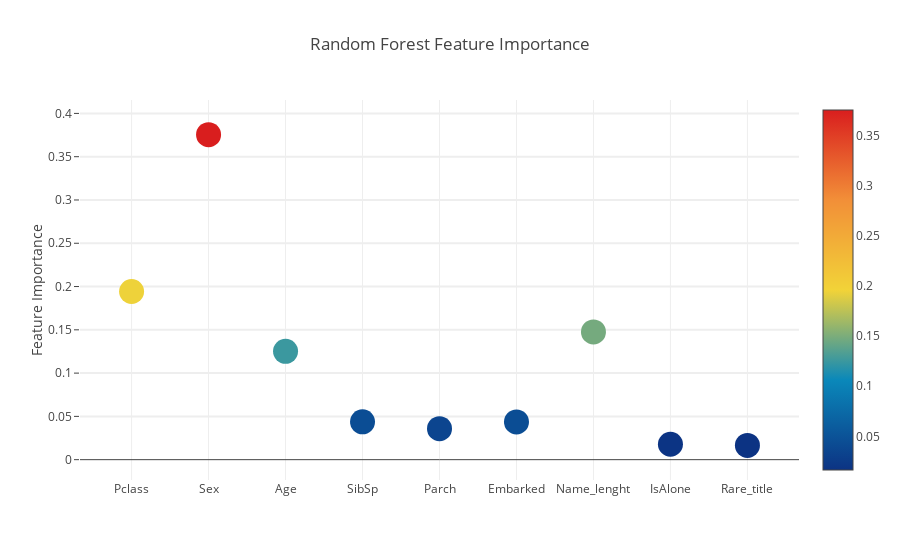
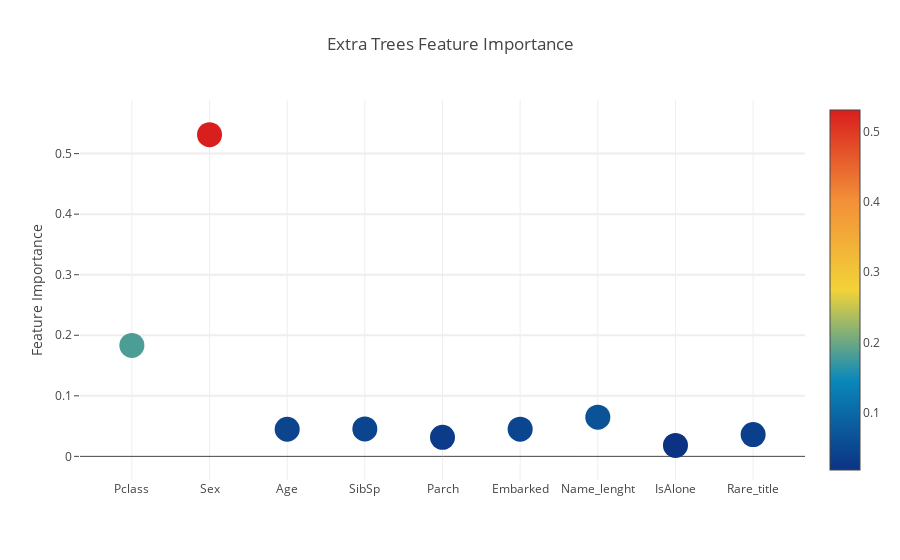
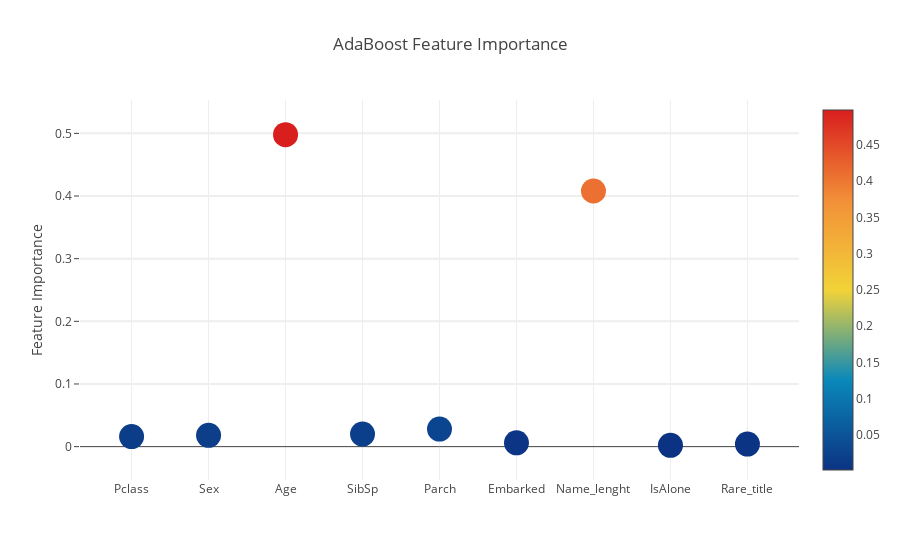
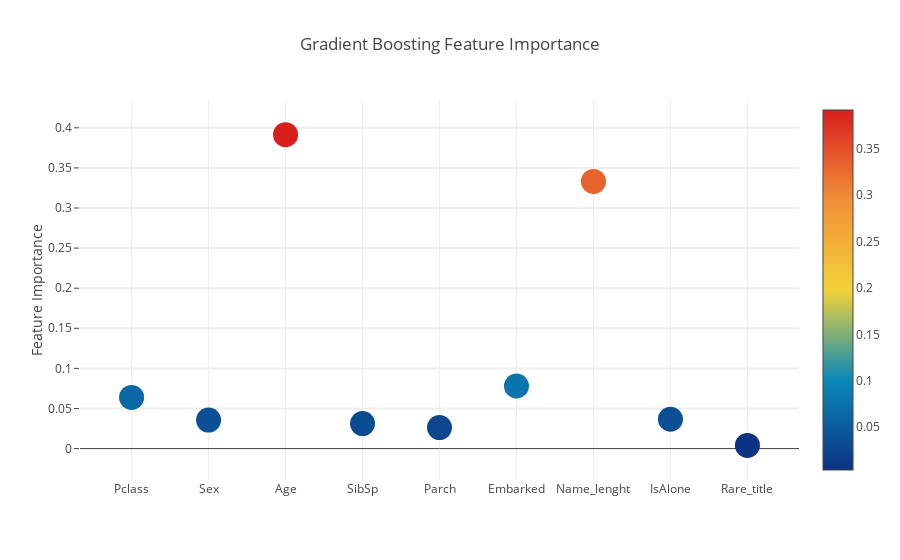

The code cell stored with these charts, in order, in its notebook:
### Markdown cell above
### Interactive feature importances via Plotly scatterplots

### Code cell
# Scatter plot 
trace = go.Scatter(
    y = feature_dataframe['Random Forest feature importances'].values,
    x = feature_dataframe['features'].values,
    mode='markers',
    marker=dict(
        sizemode = 'diameter',
        sizeref = 1,
        size = 25,
#       size= feature_dataframe['AdaBoost feature importances'].values,
        #color = np.random.randn(500), #set color equal to a variable
        color = feature_dataframe['Random Forest feature importances'].values,
        colorscale='Portland',
        showscale=True
    ),
    text = feature_dataframe['features'].values
)
data = [trace]

layout= go.Layout(
    autosize= True,
    title= 'Random Forest Feature Importance',
    hovermode= 'closest',
#     xaxis= dict(
#         title= 'Pop',
#         ticklen= 5,
#         zeroline= False,
#         gridwidth= 2,
#     ),
    yaxis=dict(
        title= 'Feature Importance',
        ticklen= 5,
        gridwidth= 2
    ),
    showlegend= False
)
fig = go.Figure(data=data, layout=layout)
py.iplot(fig,filename='scatter2010')

# Scatter plot 
trace = go.Scatter(
    y = feature_dataframe['Extra Trees  feature importances'].values,
    x = feature_dataframe['features'].values,
    mode='markers',
    marker=dict(
        sizemode = 'diameter',
        sizeref = 1,
        size = 25,
#       size= feature_dataframe['AdaBoost feature importances'].values,
        #color = np.random.randn(500), #set color equal to a variable
        color = feature_dataframe['Extra Trees  feature importances'].values,
        colorscale='Portland',
        showscale=True
    ),
    text = feature_dataframe['features'].values
)
data = [trace]

layout= go.Layout(
    autosize= True,
    title= 'Extra Trees Feature Importance',
    hovermode= 'closest',
#     xaxis= dict(
#         title= 'Pop',
#         ticklen= 5,
#         zeroline= False,
#         gridwidth= 2,
#     ),
    yaxis=dict(
        title= 'Feature Importance',
        ticklen= 5,
        gridwidth= 2
    ),
    showlegend= False
)
fig = go.Figure(data=data, layout=layout)
py.iplot(fig,filename='scatter2010')

# Scatter plot 
trace = go.Scatter(
    y = feature_dataframe['AdaBoost feature importances'].values,
    x = feature_dataframe['features'].values,
    mode='markers',
    marker=dict(
        sizemode = 'diameter',
        sizeref = 1,
        size = 25,
#       size= feature_dataframe['AdaBoost feature importances'].values,
        #color = np.random.randn(500), #set color equal to a variable
        color = feature_dataframe['AdaBoost feature importances'].values,
        colorscale='Portland',
        showscale=True
    ),
    text = feature_dataframe['features'].values
)
data = [trace]

layout= go.Layout(
    autosize= True,
    title= 'AdaBoost Feature Importance',
    hovermode= 'closest',
#     xaxis= dict(
#         title= 'Pop',
#         ticklen= 5,
#         zeroline= False,
#         gridwidth= 2,
#     ),
    yaxis=dict(
        title= 'Feature Importance',
        ticklen= 5,
        gridwidth= 2
    ),
    showlegend= False
)
fig = go.Figure(data=data, layout=layout)
py.iplot(fig,filename='scatter2010')

# Scatter plot 
trace = go.Scatter(
    y = feature_dataframe['Gradient Boost feature importances'].values,
    x = feature_dataframe['features'].values,
    mode='markers',
    marker=dict(
        sizemode = 'diameter',
        sizeref = 1,
        size = 25,
#       size= feature_dataframe['AdaBoost feature importances'].values,
        #color = np.random.randn(500), #set color equal to a variable
        color = feature_dataframe['Gradient Boost feature importances'].values,
        colorscale='Portland',
        showscale=True
    ),
    text = feature_dataframe['features'].values
)
data = [trace]

layout= go.Layout(
    autosize= True,
    title= 'Gradient Boosting Feature Importance',
    hovermode= 'closest',
#     xaxis= dict(
#         title= 'Pop',
#         ticklen= 5,
#         zeroline= False,
#         gridwidth= 2,
#     ),
    yaxis=dict(
        title= 'Feature Importance',
        ticklen= 5,
        gridwidth= 2
    ),
    showlegend= False
)
fig = go.Figure(data=data, layout=layout)
py.iplot(fig,filename='scatter2010')

### Figure 1 — Plotly figure (JSON) as saved in the notebook; plotly's stock layout.template omitted (floating-point values rounded to 4 significant figures)
{"data": [{"marker": {"color": [0.1943, 0.3755, 0.1251, 0.04376, 0.03583, 0.04366, 0.1475, 0.0178, 0.01652], "colorscale": "Portland", "showscale": true, "size": 25, "sizemode": "diameter", "sizeref": 1}, "mode": "markers", "text": ["Pclass", "Sex", "Age", "SibSp", "Parch", "Embarked", "Name_lenght", "IsAlone", "Rare_title"], "type": "scatter", "x": ["Pclass", "Sex", "Age", "SibSp", "Parch", "Embarked", "Name_lenght", "IsAlone", "Rare_title"], "y": [0.1943, 0.3755, 0.1251, 0.04376, 0.03583, 0.04366, 0.1475, 0.0178, 0.01652]}], "layout": {"autosize": true, "hovermode": "closest", "showlegend": false, "title": "Random Forest Feature Importance", "yaxis": {"gridwidth": 2, "ticklen": 5, "title": "Feature Importance"}}}

### Figure 2 — Plotly figure (JSON) as saved in the notebook; plotly's stock layout.template omitted (floating-point values rounded to 4 significant figures)
{"data": [{"marker": {"color": [0.1832, 0.5314, 0.04479, 0.0454, 0.03143, 0.04499, 0.0647, 0.01816, 0.03598], "colorscale": "Portland", "showscale": true, "size": 25, "sizemode": "diameter", "sizeref": 1}, "mode": "markers", "text": ["Pclass", "Sex", "Age", "SibSp", "Parch", "Embarked", "Name_lenght", "IsAlone", "Rare_title"], "type": "scatter", "x": ["Pclass", "Sex", "Age", "SibSp", "Parch", "Embarked", "Name_lenght", "IsAlone", "Rare_title"], "y": [0.1832, 0.5314, 0.04479, 0.0454, 0.03143, 0.04499, 0.0647, 0.01816, 0.03598]}], "layout": {"autosize": true, "hovermode": "closest", "showlegend": false, "title": "Extra Trees Feature Importance", "yaxis": {"gridwidth": 2, "ticklen": 5, "title": "Feature Importance"}}}

### Figure 3 — Plotly figure (JSON) as saved in the notebook; plotly's stock layout.template omitted (floating-point values rounded to 4 significant figures)
{"data": [{"marker": {"color": [0.016, 0.018, 0.498, 0.02, 0.028, 0.006, 0.408, 0.002, 0.004], "colorscale": "Portland", "showscale": true, "size": 25, "sizemode": "diameter", "sizeref": 1}, "mode": "markers", "text": ["Pclass", "Sex", "Age", "SibSp", "Parch", "Embarked", "Name_lenght", "IsAlone", "Rare_title"], "type": "scatter", "x": ["Pclass", "Sex", "Age", "SibSp", "Parch", "Embarked", "Name_lenght", "IsAlone", "Rare_title"], "y": [0.016, 0.018, 0.498, 0.02, 0.028, 0.006, 0.408, 0.002, 0.004]}], "layout": {"autosize": true, "hovermode": "closest", "showlegend": false, "title": "AdaBoost Feature Importance", "yaxis": {"gridwidth": 2, "ticklen": 5, "title": "Feature Importance"}}}

### Figure 4 — Plotly figure (JSON) as saved in the notebook; plotly's stock layout.template omitted (floating-point values rounded to 4 significant figures)
{"data": [{"marker": {"color": [0.06382, 0.03556, 0.3915, 0.03116, 0.02619, 0.07803, 0.3332, 0.03657, 0.003989], "colorscale": "Portland", "showscale": true, "size": 25, "sizemode": "diameter", "sizeref": 1}, "mode": "markers", "text": ["Pclass", "Sex", "Age", "SibSp", "Parch", "Embarked", "Name_lenght", "IsAlone", "Rare_title"], "type": "scatter", "x": ["Pclass", "Sex", "Age", "SibSp", "Parch", "Embarked", "Name_lenght", "IsAlone", "Rare_title"], "y": [0.06382, 0.03556, 0.3915, 0.03116, 0.02619, 0.07803, 0.3332, 0.03657, 0.003989]}], "layout": {"autosize": true, "hovermode": "closest", "showlegend": false, "title": "Gradient Boosting Feature Importance", "yaxis": {"gridwidth": 2, "ticklen": 5, "title": "Feature Importance"}}}
